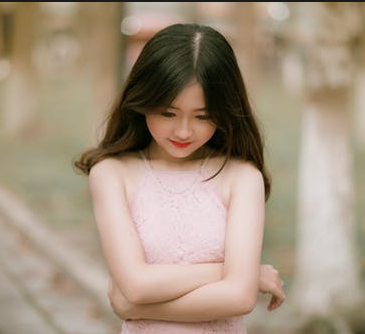
//> input picture images/test.png, 365 x 334 px
$ ./028-图像积分图算法   (built with g++ and OpenCV 4)
//> lines starting //> are read from the running program, lines starting //| are printed output that depends on the picture
#include <iostream>
#include <opencv2/opencv.hpp>

using namespace std;
using namespace cv;

void blur_demo(Mat &image, Mat &sum);
void edge_demo(Mat &image, Mat &sum);
int getblockSum(Mat &sum, int x1, int y1, int x2, int y2, int i);

/*
 * 图像积分图算法
 */
int main() {
    Mat src = imread("../images/test.png");
//> src is the input picture: 334 rows x 365 cols, CV_8UC3; mean B, G, R 128.5, 147.9, 165.4
    if (src.empty()) {
        cout << "could not load image.." << endl;
    }
    imshow("input", src);

    // 计算积分图
    Mat sum, sqrsum;
    integral(src, sum, sqrsum);
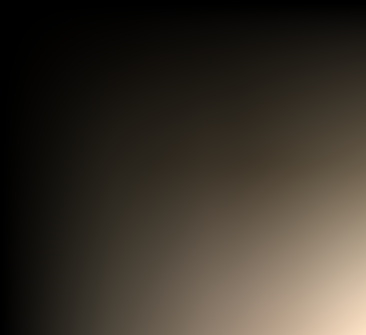
//> sum: 335 rows x 366 cols, CV_32SC3; mean B, G, R 3410927.6, 4123503, 4653578.3; drawn with min black and max white
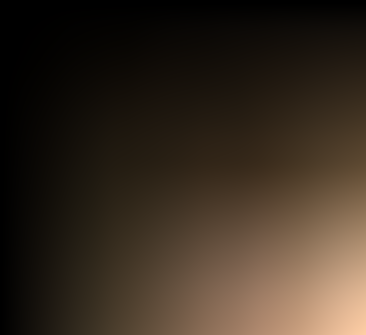
//> sqrsum: 335 rows x 366 cols, CV_64FC3; mean B, G, R 473271906.7, 640051242.5, 805780601.4; drawn with min black and max white

    /*
     * 积分图应用
    */
    int type = 0;
    // 模糊应用
    blur_demo(src, sum);
    // 边缘检测
    edge_demo(src, sum);

    waitKey(0);
    return 0;
}

void blur_demo(Mat &image, Mat &sum) {
    int w = image.cols;
//> w = 365
    int h = image.rows;
//> h = 334
    Mat result = Mat::zeros(image.size(), image.type());
    int x2 = 0, y2 = 0;
    int x1 = 0, y1 = 0;
    int ksize = 5;
    int radius = ksize / 2;
    int ch = image.channels();
//> ch = 3
    int cx = 0, cy = 0;
    for (int row = 0; row < h + radius; row++) {
        y2 = (row + 1)>h ? h : (row + 1);
        y1 = (row - ksize) < 0 ? 0 : (row - ksize);
        for (int col = 0; col < w + radius; col++) {
            x2 = (col + 1)>w ? w : (col + 1);
            x1 = (col - ksize) < 0 ? 0 : (col - ksize);
            cx = (col - radius) < 0 ? 0 : col - radius;
            cy = (row - radius) < 0 ? 0 : row - radius;
            int num = (x2 - x1)*(y2 - y1);
            for (int i = 0; i < ch; i++) {
                // 积分图查找和表，计算卷积
                int s = getblockSum(sum, x1, y1, x2, y2, i);
                result.at<Vec3b>(cy, cx)[i] = saturate_cast<uchar>(s / num);
            }
        }
    }
//> this loop made 336 passes
//> cy on passes 1 to 3: 0, 0, 0
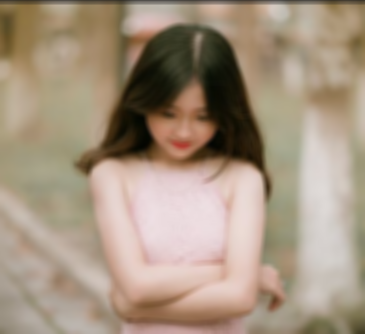
//> result: 334 rows x 365 cols, CV_8UC3; mean B, G, R 128, 147.4, 164.9
//> after the loop, x2 = 365; x1 = 361; cx = 364; cy = 333
    imshow("blur_demo", result);
}
/**
* 3x3 sobel 垂直边缘检测演示
*/
void edge_demo(Mat &image, Mat &sum) {
    int w = image.cols;
//> w = 365
    int h = image.rows;
//> h = 334
    Mat result = Mat::zeros(image.size(), CV_32SC3);
    int x2 = 0, y2 = 0;
    int x1 = 0, y1 = 0;
    int ksize = 3; // 算子大小，可以修改，越大边缘效应越明显
    int radius = ksize / 2;
    int ch = image.channels();
//> ch = 3
    int cx = 0, cy = 0;
    for (int row = 0; row < h + radius; row++) {
        y2 = (row + 1)>h ? h : (row + 1);
        y1 = (row - ksize) < 0 ? 0 : (row - ksize);
        for (int col = 0; col < w + radius; col++) {
            x2 = (col + 1)>w ? w : (col + 1);
            x1 = (col - ksize) < 0 ? 0 : (col - ksize);
            cx = (col - radius) < 0 ? 0 : col - radius;
            cy = (row - radius) < 0 ? 0 : row - radius;
            int num = (x2 - x1)*(y2 - y1);
            for (int i = 0; i < ch; i++) {
                // 积分图查找和表，计算卷积
                int s1 = getblockSum(sum, x1, y1, cx, y2, i);
                int s2 = getblockSum(sum, cx, y1, x2, y2, i);
                result.at<Vec3i>(cy, cx)[i] = saturate_cast<int>(s2 - s1);
            }
        }
    }
//> this loop made 335 passes
//> cy on passes 1 to 3: 0, 0, 1
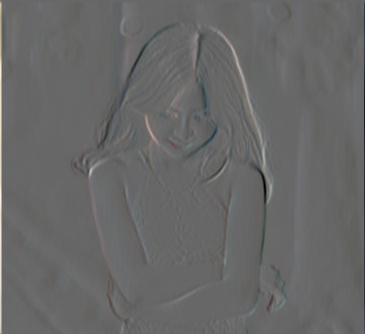
//> result: 334 rows x 365 cols, CV_32SC3; mean B, G, R 2.5, 3.2, 3.3; drawn with min black and max white
//> after the loop, x2 = 365; x1 = 362; cx = 364; cy = 333
    Mat dst, gray;
    convertScaleAbs(result, dst);
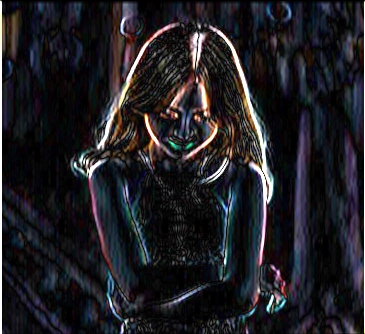
//> dst: 334 rows x 365 cols, CV_8UC3; mean B, G, R 36.2, 32, 32.8
    normalize(dst, dst, 0, 255, NORM_MINMAX);
    cvtColor(dst, gray, COLOR_BGR2GRAY);
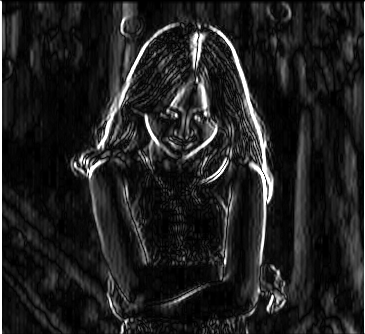
//> gray: 334 rows x 365 cols, CV_8UC1; min 0, max 255, mean 32.7
    imshow("edge_demo", gray);
}
int getblockSum(Mat &sum, int x1, int y1, int x2, int y2, int i) {
    int tl = sum.at<Vec3i>(y1, x1)[i];
    int tr = sum.at<Vec3i>(y2, x1)[i];
    int bl = sum.at<Vec3i>(y1, x2)[i];
    int br = sum.at<Vec3i>(y2, x2)[i];
    int s = (br - bl - tr + tl);
    return s;
}

$ run again, with images/basketball1.png copied over images/test.png
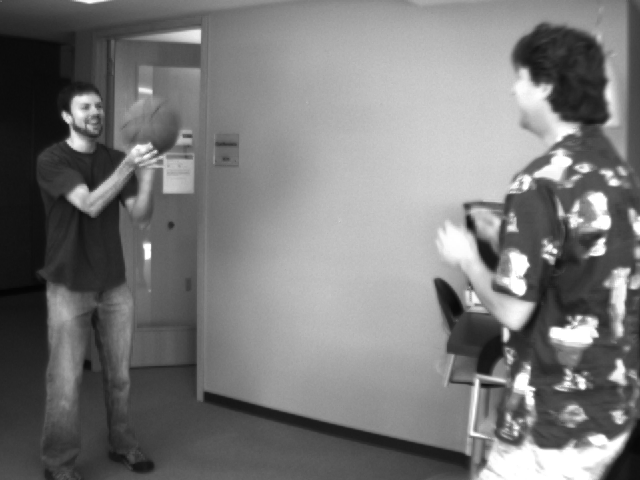
//> input picture images/basketball1.png, 640 x 480 px
//> src is the input picture: 480 rows x 640 cols, CV_8UC3; min 4, max 255, mean 120.3
//> the loop in blur_demo, `for (int row = 0; row < h + radius; row++)` made 482 passes
//> cy on passes 1 to 3: 0, 0, 0
//> after the loop in blur_demo, `for (int row = 0; row < h + radius; row++)`: x2 = 640; x1 = 636; cx = 639; cy = 479
//> the loop in edge_demo, `for (int row = 0; row < h + radius; row++)` made 481 passes
//> cy on passes 1 to 3: 0, 0, 1
//> after the loop in edge_demo, `for (int row = 0; row < h + radius; row++)`:
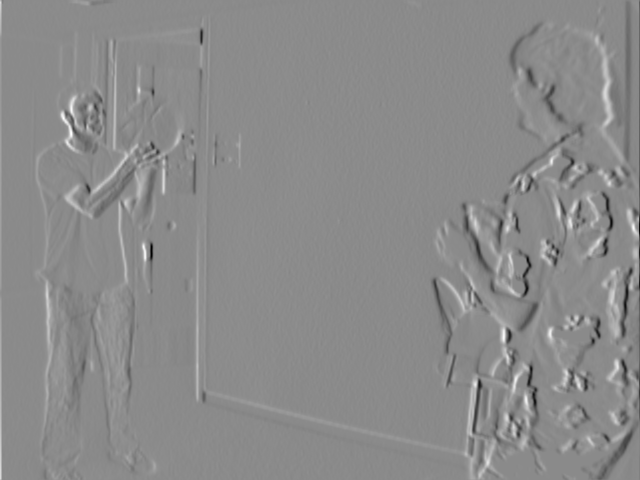
//> result: 480 rows x 640 cols, CV_32SC3; min -1065, max 891, mean 1.3; drawn with min black and max white
//> after the loop in edge_demo, `for (int row = 0; row < h + radius; row++)`: x2 = 640; x1 = 637; cx = 639; cy = 479
//> in edge_demo, `convertScaleAbs(result, dst);`:
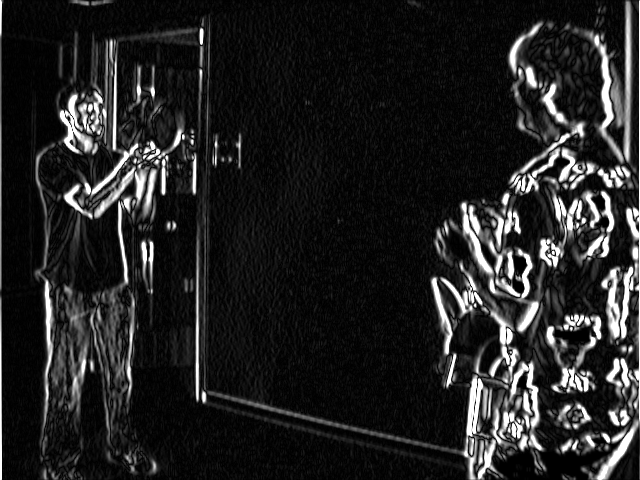
//> dst: 480 rows x 640 cols, CV_8UC3; min 0, max 255, mean 34.7
